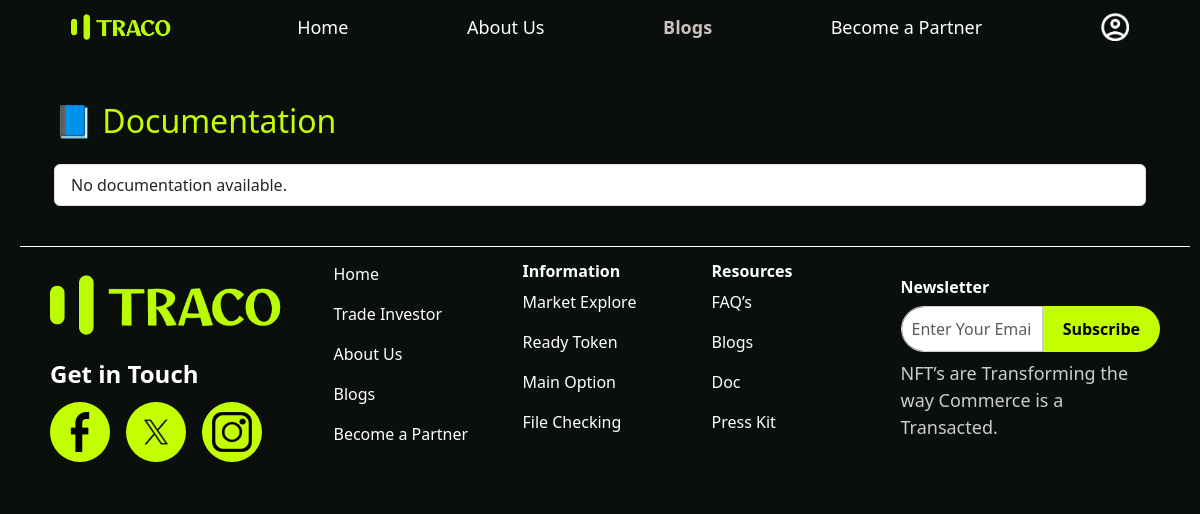
Before: /docs/ with the older database file.
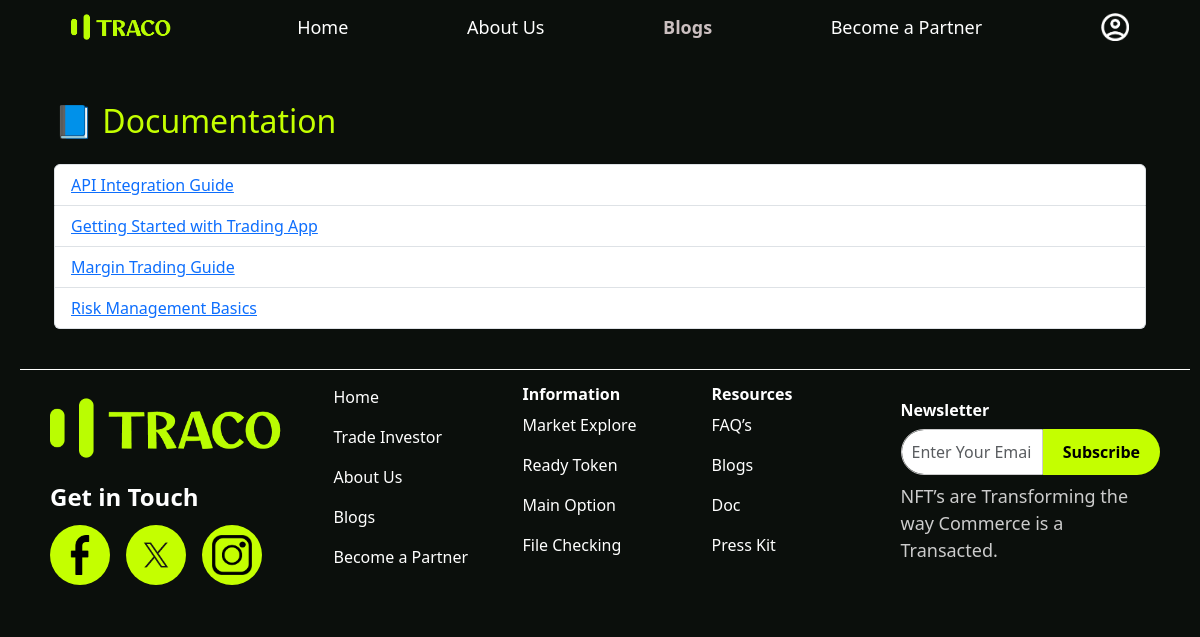
After: the same page with the newer database file.
### trading/models.py (models this page shows, shortened)
class Documentation(models.Model):
    title = models.CharField(max_length=200)
    slug = models.SlugField(unique=True, blank=True)
    content = models.TextField()
    created_at = models.DateTimeField(auto_now_add=True)
    updated_at = models.DateTimeField(auto_now=True)
    is_published = models.BooleanField(default=True)
    class Meta:
        ordering = ['title']

### trading/views.py (the view)
# urls.py: path("docs/", views.docs_list, name="docs_list"),
def docs_list(request):
    docs = Documentation.objects.filter(is_published=True)
    return render(request, "trading/layout/docs_list.html", {"docs": docs})

### templates/trading/layout/docs_list.html
{% extends "trading/layout/base.html" %}
{% block content %}
<div class="container mt-5">
  <h2 class="mb-4">📘 Documentation</h2>
  <ul class="list-group">
    {% for doc in docs %}
      <li class="list-group-item">
        <a href="{% url 'docs_detail' doc.slug %}">{{ doc.title }}</a>
      </li>
    {% empty %}
      <li class="list-group-item">No documentation available.</li>
    {% endfor %}
  </ul>
</div>
{% endblock %}

Changed rows visible on the page:
added Documentation: title "API Integration Guide"
added Documentation: title "Getting Started with Trading App"
added Documentation: title "Margin Trading Guide"
added Documentation: title "Risk Management Basics"
Other visible differences:
text no longer shown: "No documentation available."
